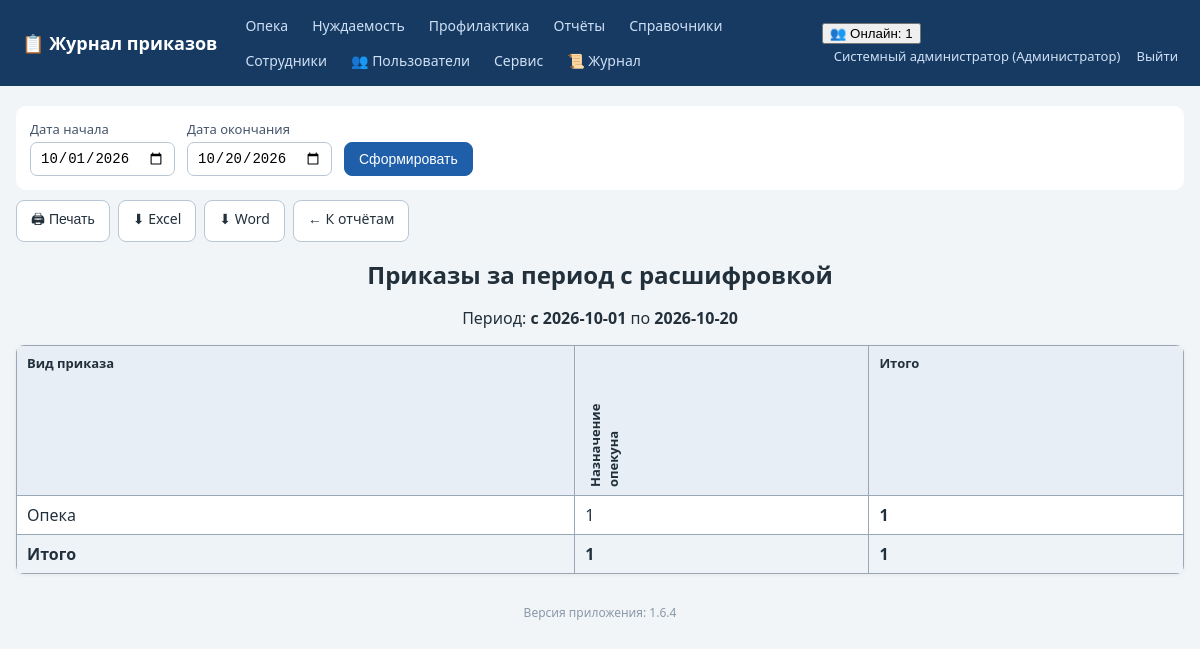
The page /reports/by_period_detail (signed in) on the database its author committed.
### tables this page shows
CREATE TABLE employees (
    id INTEGER PRIMARY KEY AUTOINCREMENT,
    full_name TEXT NOT NULL,
    position TEXT NOT NULL DEFAULT '',
    login TEXT UNIQUE,
    password_hash TEXT,
    pwd_changed_at TEXT,           -- дата последней самостоятельной смены пароля
    role_id INTEGER REFERENCES roles(id)
);

CREATE TABLE roles (
    id INTEGER PRIMARY KEY AUTOINCREMENT,
    name TEXT UNIQUE NOT NULL
);

CREATE TABLE order_types (
    id INTEGER PRIMARY KEY AUTOINCREMENT,
    kind TEXT NOT NULL,              -- вид приказа (название журнала)
    name TEXT NOT NULL,              -- наименование приказа
    prefix TEXT NOT NULL DEFAULT '', -- префикс номера приказа для вида (напр. "ОП" -> 1-ОП)
    UNIQUE(kind, name)
);

### app.py (the view)
@app.route('/reports/by_period_detail')
def report_by_period_detail():
    user = current_user()
    if not can_view_reports(user):
        abort(403)
    d1, d2 = _report_period()
    rows = _query_report_rows(d1, d2)
    matrix = {}
    col_names = set()
    for r in rows:
        kind = JOURNAL_TITLES[r['journal']]
        name = r['type_name'] or '(не указан)'
        col_names.add(name)
        matrix.setdefault(kind, {})
        matrix[kind][name] = matrix[kind].get(name, 0) + 1
    cols = sorted(col_names)
    table = []
    for kind in [JOURNAL_TITLES[j] for j in JOURNAL_TYPES]:
        if kind in matrix:
            table.append([kind] + [matrix[kind].get(c, 0) for c in cols])
    totals = [sum(row[i] for row in table) for i in range(1, len(cols) + 1)] if table else []
    fmt = request.args.get('fmt')
    if fmt == 'xlsx':
        return _export_xlsx_matrix(d1, d2, ('Вид приказа',) + tuple(cols), table, totals,
                                   'Приказы за период с расшифровкой')
    if fmt == 'docx':
        return _export_docx_matrix(d1, d2, ('Вид приказа',) + tuple(cols), table, totals,
                                   'Приказы за период с расшифровкой')
    return render_template('report_matrix.html', title='Приказы за период с расшифровкой',
                           d1=d1, d2=d2, cols=cols, table=table, totals=totals,
                           base_url=url_for('report_by_period_detail'))

### app.py (called while the page is built, shortened)
def has_request_context_safe():
    try:
        from flask import has_request_context
        return has_request_context()
    except Exception:
        return False

def _session_signature(uid):
    raw = request.cookies.get(app.config['SESSION_COOKIE_NAME'], '')
    if not raw:
        return ''

def _db_touch_throttled(key, min_interval=10.0):
    now = time.time()
    last = _DB_TOUCH_TS.get(key, 0)
    if now - last >= min_interval:
        _DB_TOUCH_TS[key] = now
        return True
    return False

def db_cleanup_active_sessions(cutoff):
    try:
        conn = get_db()
        conn.execute('DELETE FROM active_sessions WHERE last_seen < ?', (cutoff,))
        conn.commit()
        conn.close()
    except Exception:
        pass

def touch_active_session(uid):
    sid = _session_signature(uid)
    ip = request.remote_addr if has_request_context_safe() else ''
    now = time.time()
    with ACTIVE_SESSIONS_LOCK:
        ACTIVE_SESSIONS[(uid, sid)] = {'last_seen': now, 'ip': ip}
    if _db_touch_throttled((uid, sid)):
        db_touch_active_session(uid, sid, ip)
    if _db_touch_throttled(('online', uid, sid), min_interval=30.0):
        online_track_touch(uid, sid, ip)

def cleanup_active_sessions():
    cutoff = time.time() - ACTIVE_TIMEOUT
    with ACTIVE_SESSIONS_LOCK:
        expired = [k for k, v in ACTIVE_SESSIONS.items()
                   if v['last_seen'] < cutoff]
        for k in expired:
            del ACTIVE_SESSIONS[k]
    db_cleanup_active_sessions(cutoff)

@app.before_request
def _mark_tls_noise_context():
    try:
        from flask import g as _fg
        _tls_noise_ctx.g = _fg
    except Exception:
        pass

def get_db():
    conn = sqlite3.connect(DB_PATH)
    conn.row_factory = sqlite3.Row
    conn.execute('PRAGMA foreign_keys = ON')
    return conn

def current_user():
    uid = session.get('user_id')
    if not uid:
        return None
    conn = get_db()
    u = conn.execute('SELECT e.*, r.name AS role_name FROM employees e '
                     'LEFT JOIN roles r ON r.id=e.role_id WHERE e.id=?', (uid,)).fetchone()
    conn.close()
    return u

def can_view_reports(user=None):
    user = user or current_user()
    return bool(user) and user['role_name'] in FULL_DATA_ROLES + ('Куратор',)

def can_access_journal(user, journal):
    if not user:
        return False
    if user['role_name'] in FULL_DATA_ROLES:  # админ и начальник — полный доступ
        return True
    return user['role_name'] in ROLE_ACCESS[journal]

### templates/report_matrix.html
{% extends 'base.html' %}
{% block content %}
<div class="no-print">
  <form method="get" class="period-form">
    <label>Дата начала <input type="date" name="d1" value="{{ d1 }}"></label>
    <label>Дата окончания <input type="date" name="d2" value="{{ d2 }}"></label>
    <button class="btn primary">Сформировать</button>
  </form>
  <div class="toolbar">
    <button class="btn" onclick="window.print()">🖨 Печать</button>
    <a class="btn" href="?d1={{ d1 }}&d2={{ d2 }}&fmt=xlsx">⬇ Excel</a>
    <a class="btn" href="?d1={{ d1 }}&d2={{ d2 }}&fmt=docx">⬇ Word</a>
    <a class="btn" href="{{ url_for('reports') }}">← К отчётам</a>
  </div>
</div>
<div class="printable">
  <h1 class="rep-title">{{ title }}</h1>
  <p class="rep-period">Период: <b>с {{ d1 }}</b> по <b>{{ d2 }}</b></p>
  <table class="grid bordered">
    <tr><th>Вид приказа</th>{% for c in cols %}<th class="rot">{{ c }}</th>{% endfor %}<th>Итого</th></tr>
    {% for row in table %}
    <tr>{% for cell in row %}<td>{{ cell }}</td>{% endfor %}<td><b>{{ row[1:] | sum }}</b></td></tr>
    {% else %}
    <tr><td colspan="{{ cols|length + 2 }}" class="empty">Нет данных за период</td></tr>
    {% endfor %}
    {% if table %}
    <tr class="totalrow"><td><b>Итого</b></td>
      {% for t in totals %}<td><b>{{ t }}</b></td>{% endfor %}
      <td><b>{{ totals | sum }}</b></td></tr>
    {% endif %}
  </table>
</div>
{% endblock %}

### templates/base.html (shortened to what this page needs)
<!DOCTYPE html>
<html lang="ru">
<head>
<link rel="stylesheet" href="{{ url_for('static', filename='style.css') }}">
</head>
<body>
<header class="topbar no-print">
  <div class="brand"><a href="{{ url_for('index') }}">📋 Журнал приказов</a></div>
  <nav>
    {% for j, t in accessible_journals %}
      <a href="{{ url_for('journal_list', journal=j) }}">{{ t }}</a>
    {% endfor %}
    {% if cu and cu.role_name in ['Администратор','Начальник отдела','Куратор'] %}
      <a href="{{ url_for('reports') }}">Отчёты</a>
    {% endif %}
    <a href="{{ url_for('references', tab='order_types') }}">Справочники</a>
    {% if cu and cu.role_name == 'Администратор' %}
      <a href="{{ url_for('employees') }}">Сотрудники</a>
      <a href="{{ url_for('service_users') }}" title="Смена паролей пользователей">👥 Пользователи</a>
      <a href="{{ url_for('service') }}">Сервис</a>
      <a href="{{ url_for('logs_view') }}" title="Журнал логирования">📜 Журнал</a>
    {% endif %}
  </nav>
  <div class="userbox">
    {% if cu %}
      {% if active_users is not none %}
        <div class="online" id="onlineBox" title="Сотрудники, работавшие в системе за последние {{ (active_timeout // 60) or 1 }} мин. Обновляется автоматически.">
          <button type="button" class="online-toggle" onclick="toggleOnline()">👥 Онлайн: {{ active_users|length }}</button>
        </div>
      {% endif %}
      <a href="{{ url_for('profile') }}" title="Сменить пароль">{{ cu.full_name }} ({{ cu.role_name }})</a>
      <a href="{{ url_for('logout') }}">Выйти</a>
    {% endif %}
  </div>
</header>
<main class="container">
  {% block content %}{% endblock %}
</main>
<footer class="foot no-print">Версия приложения: {{ app_version }}</footer>
</body>
</html>

### static/style.css (style rules this page uses)
:root { --bs:#1f5fa9;--bg:#f2f5f8;--tx:#22303c; }
* { box-sizing:border-box }
body { margin:0;font-family:"Segoe UI",Arial,sans-serif;background:var(--bg);color:var(--tx); }
a { color:var(--bs); }
.topbar { display:flex;align-items:center;gap:18px;flex-wrap:wrap;background:#173a63;color:#fff;padding:10px 22px; }
.topbar .brand a { color:#fff;font-weight:700;font-size:18px;text-decoration:none; }
.topbar nav { display:flex;gap:4px;flex-wrap:wrap;flex:1; }
.topbar nav a { color:#cfe0f5;text-decoration:none;padding:6px 10px;border-radius:6px;font-size:14px; }
.userbox a { color:#cfe0f5;text-decoration:none;font-size:13px;margin-left:12px; }
.container { max-width:1200px;margin:20px auto;padding:0 16px; }
h1 { font-size:24px; }
label { display:flex;flex-direction:column;font-size:13px;gap:4px;color:#44556a; }
input,select { padding:7px 9px;border:1px solid #b9c6d3;border-radius:7px;font-size:14px;background:#fff; }
.btn { display:inline-block;padding:8px 14px;border-radius:8px;border:1px solid #b9c6d3;background:#fff;color:var(--tx);cursor:pointer;font-size:14px;text-decoration:none; }
.btn.primary { background:var(--bs);border-color:var(--bs);color:#fff; }
table.grid { width:100%;border-collapse:collapse;background:#fff;margin:14px 0;box-shadow:0 1px 4px rgba(0,0,0,.06);border-radius:8px;overflow:hidden; }
.grid th { background:#e8eef5;font-size:13px;text-align:left; }
.grid th,.grid td { padding:8px 10px;border-bottom:1px solid #e2e8ef;vertical-align:top; }
.bordered th,.bordered td { border:1px solid #9aa7b4; }
.totalrow td { background:#eef3f8; }
.period-form { display:flex;gap:12px;flex-wrap:wrap;align-items:end;background:#fff;padding:14px;border-radius:10px;margin-bottom:10px; }
.toolbar { display:flex;gap:8px;margin-bottom:14px;flex-wrap:wrap; }
.rep-title { text-align:center;margin-bottom:4px; }
.rep-period { text-align:center; }
.rot { writing-mode:vertical-rl;transform:rotate(180deg);max-height:150px;font-size:12px; }
.foot { text-align:center;color:#8a99a8;font-size:12px;margin:30px 0; }

### rows shown on the page
employees: full_name "Системный администратор"
roles: role_name "Администратор"
order_types: name "Назначение опекуна"

### other values the page prints
{{ t }} "Опека" "Нуждаемость" "Профилактика"
{{ active_users|length }} "1"
{{ title }} "Приказы за период с расшифровкой"
{{ d1 }} "2026-10-01"
{{ d2 }} "2026-10-20"
{{ cell }} "Опека" "1"
{{ row[1:] | sum }} "1"
{{ t }} "1"
{{ totals | sum }} "1"
{{ app_version }} "1.6.4"
